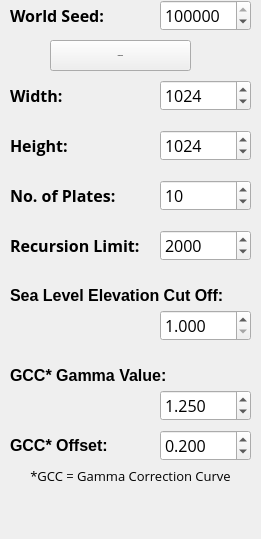
        <widget class="QWidget" name="page">
         <property name="geometry">
          <rect>
           <x>0</x>
           <y>0</y>
           <width>261</width>
           <height>539</height>
          </rect>
         </property>
         <attribute name="label">
          <string>Basic Options</string>
         </attribute>
         <widget class="QLabel" name="label_12">
          <property name="geometry">
           <rect>
            <x>10</x>
            <y>180</y>
            <width>121</width>
            <height>31</height>
           </rect>
          </property>
          <property name="font">
           <font>
            <family>Open Sans</family>
            <pointsize>12</pointsize>
            <weight>75</weight>
            <bold>true</bold>
           </font>
          </property>
          <property name="text">
           <string>No. of Plates:</string>
          </property>
         </widget>
         <widget class="QSpinBox" name="spnWidth">
          <property name="geometry">
           <rect>
            <x>160</x>
            <y>80</y>
            <width>91</width>
            <height>31</height>
           </rect>
          </property>
          <property name="font">
           <font>
            <family>Open Sans</family>
            <pointsize>12</pointsize>
           </font>
          </property>
          <property name="minimum">
           <number>256</number>
          </property>
          <property name="maximum">
           <number>8192</number>
          </property>
          <property name="singleStep">
           <number>256</number>
          </property>
          <property name="value">
           <number>1024</number>
          </property>
         </widget>
         <widget class="QSpinBox" name="spnPlates">
          <property name="geometry">
           <rect>
            <x>160</x>
            <y>180</y>
            <width>91</width>
            <height>31</height>
           </rect>
          </property>
          <property name="font">
           <font>
            <family>Open Sans</family>
            <pointsize>12</pointsize>
           </font>
          </property>
          <property name="minimum">
           <number>1</number>
          </property>
          <property name="maximum">
           <number>100</number>
          </property>
          <property name="singleStep">
           <number>10</number>
          </property>
          <property name="value">
           <number>10</number>
          </property>
         </widget>
         <widget class="QLabel" name="label_10">
          <property name="geometry">
           <rect>
            <x>10</x>
            <y>80</y>
            <width>121</width>
            <height>31</height>
           </rect>
          </property>
          <property name="font">
           <font>
            <family>Open Sans</family>
            <pointsize>12</pointsize>
            <weight>75</weight>
            <bold>true</bold>
           </font>
          </property>
          <property name="text">
           <string>Width:</string>
          </property>
         </widget>
         <widget class="QPushButton" name="btnRandomise">
          <property name="geometry">
           <rect>
            <x>50</x>
            <y>40</y>
            <width>141</width>
            <height>31</height>
           </rect>
          </property>
          <property name="font">
           <font>
            <pointsize>-1</pointsize>
            <weight>75</weight>
            <bold>true</bold>
           </font>
          </property>
          <property name="toolTip">
           <string>Generate Random World Seed</string>
          </property>
          <property name="text">
           <string>Randomise</string>
          </property>
         </widget>
         <widget class="QLabel" name="label_11">
          <property name="geometry">
           <rect>
            <x>10</x>
            <y>130</y>
            <width>121</width>
            <height>31</height>
           </rect>
          </property>
          <property name="font">
           <font>
            <family>Open Sans</family>
            <pointsize>12</pointsize>
            <weight>75</weight>
            <bold>true</bold>
           </font>
          </property>
          <property name="text">
           <string>Height:</string>
          </property>
         </widget>
         <widget class="QSpinBox" name="spnRecursion">
          <property name="geometry">
           <rect>
            <x>160</x>
            <y>230</y>
            <width>91</width>
            <height>31</height>
           </rect>
          </property>
          <property name="font">
           <font>
            <family>Open Sans</family>
            <pointsize>12</pointsize>
           </font>
          </property>
          <property name="minimum">
           <number>1000</number>
          </property>
          <property name="maximum">
           <number>10000</number>
          </property>
          <property name="singleStep">
           <number>500</number>
          </property>
          <property name="value">
           <number>2000</number>
          </property>
         </widget>
         <widget class="QLabel" name="label_9">
          <property name="geometry">
           <rect>
            <x>10</x>
            <y>0</y>
            <width>121</width>
            <height>31</height>
           </rect>
          </property>
          <property name="font">
           <font>
            <family>Open Sans</family>
            <pointsize>12</pointsize>
            <weight>75</weight>
            <bold>true</bold>
           </font>
          </property>
          <property name="text">
           <string>World Seed:</string>
          </property>
         </widget>
         <widget class="QSpinBox" name="spnHeight">
          <property name="geometry">
           <rect>
            <x>160</x>
            <y>130</y>
            <width>91</width>
            <height>31</height>
           </rect>
          </property>
          <property name="font">
           <font>
            <family>Open Sans</family>
            <pointsize>12</pointsize>
           </font>
          </property>
          <property name="minimum">
           <number>256</number>
          </property>
          <property name="maximum">
           <number>8192</number>
          </property>
          <property name="singleStep">
           <number>256</number>
          </property>
          <property name="value">
           <number>1024</number>
          </property>
         </widget>
         <widget class="QLabel" name="label_51">
          <property name="geometry">
           <rect>
            <x>10</x>
            <y>230</y>
            <width>151</width>
            <height>31</height>
           </rect>
          </property>
          <property name="font">
           <font>
            <family>Open Sans</family>
            <pointsize>12</pointsize>
            <weight>75</weight>
            <bold>true</bold>
           </font>
          </property>
          <property name="text">
           <string>Recursion Limit:</string>
          </property>
         </widget>
         <widget class="QSpinBox" name="spnSeed">
          <property name="geometry">
           <rect>
            <x>160</x>
            <y>0</y>
            <width>91</width>
            <height>31</height>
           </rect>
          </property>
          <property name="font">
           <font>
            <family>Open Sans</family>
            <pointsize>12</pointsize>
           </font>
          </property>
          <property name="minimum">
           <number>0</number>
          </property>
          <property name="maximum">
           <number>999999</number>
          </property>
          <property name="singleStep">
           <number>111111</number>
          </property>
          <property name="value">
           <number>111111</number>
          </property>
         </widget>
         <widget class="QDoubleSpinBox" name="spnSea">
          <property name="geometry">
           <rect>
            <x>160</x>
            <y>310</y>
            <width>91</width>
            <height>31</height>
           </rect>
          </property>
          <property name="font">
           <font>
            <family>Open Sans</family>
            <pointsize>-1</pointsize>
           </font>
          </property>
          <property name="styleSheet">
           <string notr="true">font-family: Open Sans;
font-size: 16px;</string>
          </property>
          <property name="decimals">
           <number>3</number>
          </property>
          <property name="minimum">
           <double>1.000000000000000</double>
          </property>
         </widget>
         <widget class="QLabel" name="label_23">
          <property name="geometry">
           <rect>
            <x>10</x>
            <y>280</y>
            <width>241</width>
            <height>31</height>
           </rect>
          </property>
          <property name="font">
           <font>
            <pointsize>12</pointsize>
            <weight>75</weight>
            <bold>true</bold>
           </font>
          </property>
          <property name="text">
           <string>Sea Level Elevation Cut Off:</string>
          </property>
         </widget>
         <widget class="QDoubleSpinBox" name="spnGamma">
          <property name="geometry">
           <rect>
            <x>160</x>
            <y>390</y>
            <width>91</width>
            <height>31</height>
           </rect>
          </property>
          <property name="font">
           <font>
            <family>Open Sans</family>
            <pointsize>-1</pointsize>
           </font>
          </property>
          <property name="styleSheet">
           <string notr="true">font-family: Open Sans;
font-size: 16px;</string>
          </property>
          <property name="decimals">
           <number>3</number>
          </property>
          <property name="value">
           <double>1.250000000000000</double>
          </property>
         </widget>
         <widget class="QDoubleSpinBox" name="spnOffset">
          <property name="geometry">
           <rect>
            <x>160</x>
            <y>430</y>
            <width>91</width>
            <height>31</height>
           </rect>
          </property>
          <property name="font">
           <font>
            <family>Open Sans</family>
            <pointsize>-1</pointsize>
           </font>
          </property>
          <property name="styleSheet">
           <string notr="true">font-family: Open Sans;
font-size: 16px;</string>
          </property>
          <property name="decimals">
           <number>3</number>
          </property>
          <property name="maximum">
           <double>0.999000000000000</double>
          </property>
          <property name="singleStep">
           <double>0.100000000000000</double>
          </property>
          <property name="value">
           <double>0.200000000000000</double>
          </property>
         </widget>
         <widget class="QLabel" name="label_15">
          <property name="geometry">
           <rect>
            <x>10</x>
            <y>460</y>
            <width>241</width>
            <height>31</height>
           </rect>
          </property>
          <property name="font">
           <font>
            <family>Open Sans</family>
            <pointsize>10</pointsize>
           </font>
          </property>
          <property name="text">
           <string>*GCC = Gamma Correction Curve</string>
          </property>
          <property name="alignment">
           <set>Qt::AlignCenter</set>
          </property>
         </widget>
         <widget class="QLabel" name="label_27">
          <property name="geometry">
           <rect>
            <x>10</x>
            <y>430</y>
            <width>111</width>
            <height>31</height>
           </rect>
          </property>
          <property name="font">
           <font>
            <pointsize>12</pointsize>
            <weight>75</weight>
            <bold>true</bold>
           </font>
          </property>
          <property name="text">
           <string>GCC* Offset:</string>
          </property>
         </widget>
         <widget class="QLabel" name="label_26">
          <property name="geometry">
           <rect>
            <x>10</x>
            <y>360</y>
            <width>241</width>
            <height>31</height>
           </rect>
          </property>
          <property name="font">
           <font>
            <pointsize>12</pointsize>
            <weight>75</weight>
            <bold>true</bold>
           </font>
          </property>
          <property name="text">
           <string>GCC* Gamma Value:</string>
          </property>
         </widget>
        </widget>
